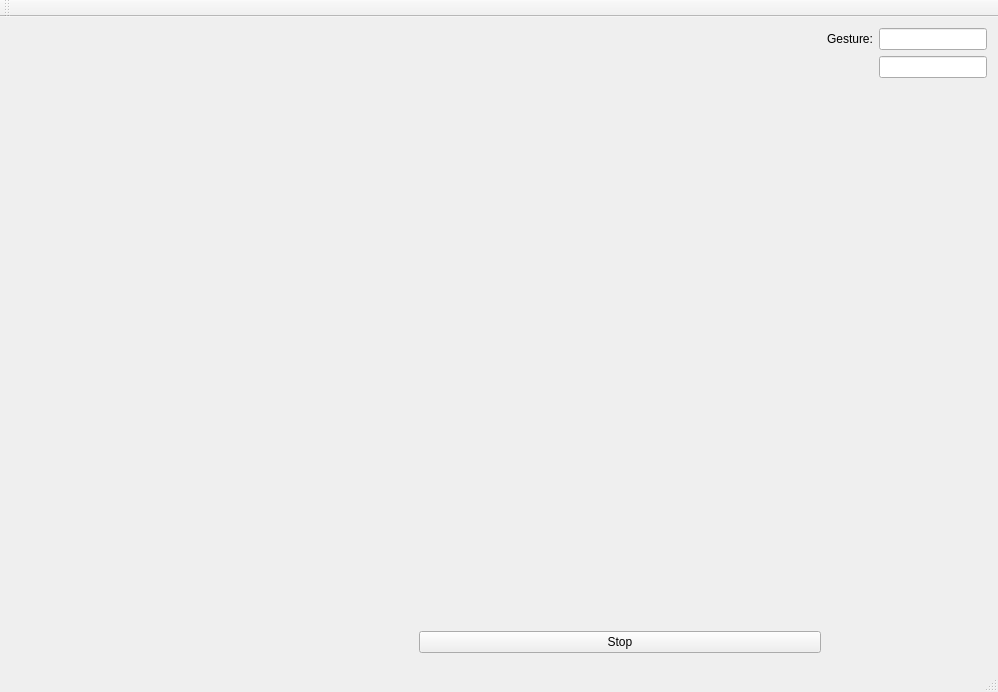
<?xml version="1.0" encoding="UTF-8"?>
<ui version="4.0">
 <class>MainWindow</class>
 <widget class="QMainWindow" name="MainWindow">
  <property name="geometry">
   <rect>
    <x>0</x>
    <y>0</y>
    <width>998</width>
    <height>692</height>
   </rect>
  </property>
  <property name="windowTitle">
   <string>MainWindow</string>
  </property>
  <widget class="QWidget" name="centralWidget">
   <layout class="QGridLayout" name="gridLayout_2">
    <item row="1" column="0" colspan="2">
     <widget class="robotScreenWidget" name="mywidget" native="true">
      <property name="sizePolicy">
       <sizepolicy hsizetype="MinimumExpanding" vsizetype="Expanding">
        <horstretch>0</horstretch>
        <verstretch>0</verstretch>
       </sizepolicy>
      </property>
      <property name="minimumSize">
       <size>
        <width>741</width>
        <height>471</height>
       </size>
      </property>
     </widget>
    </item>
    <item row="1" column="2" rowspan="3">
     <layout class="QVBoxLayout" name="verticalLayout">
      <property name="sizeConstraint">
       <enum>QLayout::SetFixedSize</enum>
      </property>
      <item>
       <layout class="QGridLayout" name="gridLayout_3">
        <property name="sizeConstraint">
         <enum>QLayout::SetMaximumSize</enum>
        </property>
        <item row="0" column="0">
         <widget class="QLabel" name="label_4">
          <property name="sizePolicy">
           <sizepolicy hsizetype="Fixed" vsizetype="Fixed">
            <horstretch>0</horstretch>
            <verstretch>0</verstretch>
           </sizepolicy>
          </property>
          <property name="text">
           <string>Gesture:</string>
          </property>
         </widget>
        </item>
        <item row="0" column="1">
         <widget class="QLineEdit" name="lineEdit_4">
          <property name="sizePolicy">
           <sizepolicy hsizetype="Fixed" vsizetype="Fixed">
            <horstretch>0</horstretch>
            <verstretch>0</verstretch>
           </sizepolicy>
          </property>
         </widget>
        </item>
        <item row="1" column="1">
         <widget class="QLineEdit" name="lineEdit_5">
          <property name="sizePolicy">
           <sizepolicy hsizetype="Fixed" vsizetype="Fixed">
            <horstretch>0</horstretch>
            <verstretch>0</verstretch>
           </sizepolicy>
          </property>
         </widget>
        </item>
       </layout>
      </item>
      <item>
       <spacer name="verticalSpacer">
        <property name="orientation">
         <enum>Qt::Vertical</enum>
        </property>
        <property name="sizeHint" stdset="0">
         <size>
          <width>20</width>
          <height>40</height>
         </size>
        </property>
       </spacer>
      </item>
      <item>
       <layout class="QVBoxLayout" name="verticalLayout_3">
        <property name="sizeConstraint">
         <enum>QLayout::SetDefaultConstraint</enum>
        </property>
       </layout>
      </item>
     </layout>
    </item>
    <item row="2" column="1">
     <widget class="QPushButton" name="pushButton_7">
      <property name="text">
       <string>Stop</string>
      </property>
     </widget>
    </item>
   </layout>
  </widget>
  <widget class="QMenuBar" name="menuBar">
   <property name="geometry">
    <rect>
     <x>0</x>
     <y>0</y>
     <width>998</width>
     <height>22</height>
    </rect>
   </property>
  </widget>
  <widget class="QToolBar" name="mainToolBar">
   <attribute name="toolBarArea">
    <enum>TopToolBarArea</enum>
   </attribute>
   <attribute name="toolBarBreak">
    <bool>false</bool>
   </attribute>
  </widget>
  <widget class="QStatusBar" name="statusBar"/>
 </widget>
 <layoutdefault spacing="6" margin="11"/>
 <customwidgets>
  <customwidget>
   <class>robotScreenWidget</class>
   <extends>QWidget</extends>
   <header>robotScreenWidget.h</header>
   <container>1</container>
  </customwidget>
 </customwidgets>
 <resources/>
 <connections/>
</ui>
